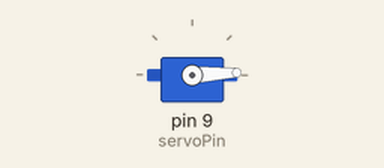
Simulated run of this sketch. Board: Arduino Uno, built with avr-gcc and run on an emulated ATmega328P. Shown: servo.

Above: at 0.05 s.
At 0.35 s:
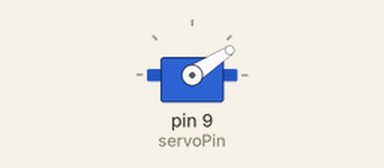
At 0.65 s:
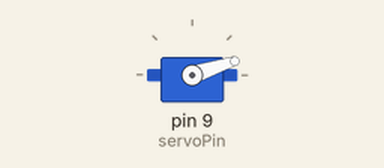
Timing chart, 0 to 3.0 s (numbered marks = the images above):
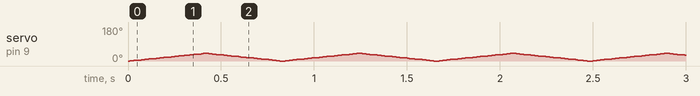

The sketch:

servo.ino
```cpp
#include <Servo.h>


int servoPin = 9;
int pos = 0;
Servo myServo;

void setup(){

  Serial.begin(9600);
  myServo.attach(servoPin);

}
void loop() {

  for(pos = 0; pos <= 40; pos +=1){
    myServo.write(pos);
    delay(10);
  }

  for(pos=40; pos >= 0; pos -= 1){
    myServo.write(pos);
    delay(10);
  }


}
```
